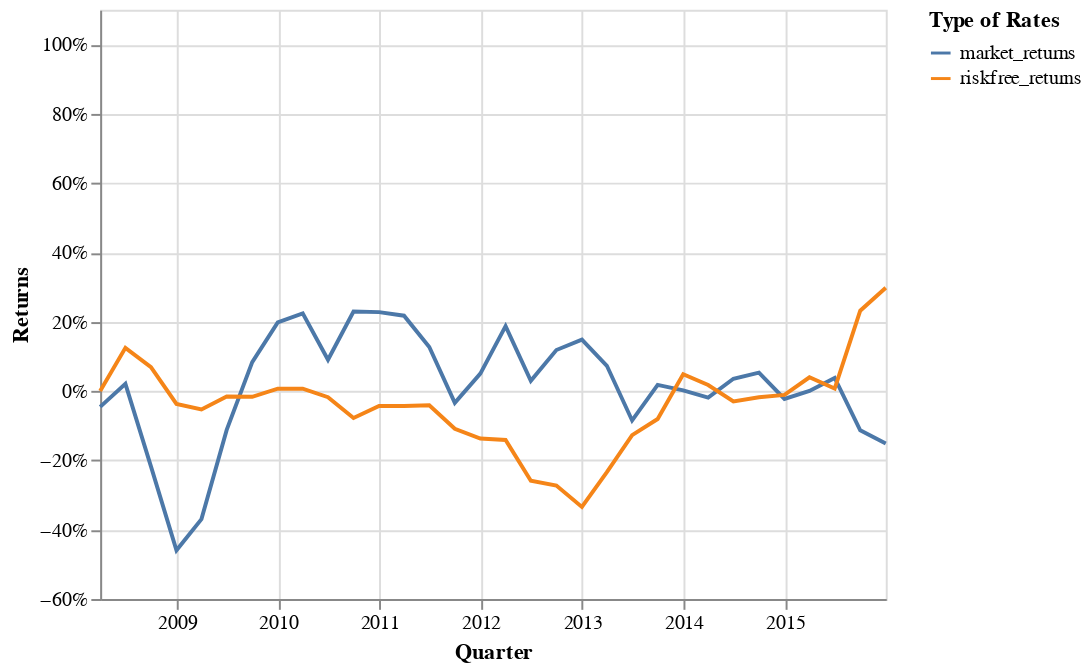

This figure's notebook cell:
### Markdown cell above
We can see that the returns of the market are high at the end of the period (a final return of 70%). But most of these returns comes from the period that comes from 2005 to 2008, where Brazil was living its best economic period ever. In 2008 the world financial crisis has its impact on the Brazilian market, reducing considerably the returns obtained in the market.

In the following image we analyze the returns obtained during the period that goes from 2008 to 2015. We can see how the final cumulative sum of the returns are negative (aprox. -20%). Since 2008 Brazil has been faced multiple external and internal events that impacted negatively on its public market of stocks. Some of the events are: the slowdown of the Chinese economy and fall in commodity prices that impactes the exportation of commodities, especially iron ore, petroleum, and soy, a sector in which the Brazilian economy depends on, [mensalao scandal](https://en.wikipedia.org/wiki/Mensal%C3%A3o_scandal), [Brazilian aviation crisis](https://en.wikipedia.org/wiki/2006%E2%80%9307_Brazilian_aviation_crisis), [TAM Linhas Aereas flight crash](https://en.wikipedia.org/wiki/TAM_Linhas_A%C3%A9reas_Flight_3054), [operation car wash](https://en.wikipedia.org/wiki/Operation_Car_Wash).

### Code cell
chart_market_factor_pd = pd.melt(market_factor_pd, 
        id_vars=['date'], 
        value_vars=['market_returns', 'riskfree_returns'], 
        var_name='rate_type', value_name='returns')

chart_market_factor_pd = chart_market_factor_pd[chart_market_factor_pd["date"] >= pd.to_datetime("2008-03-31")]

chart_market_factor_pd["cumsum_returns"] = \
    chart_market_factor_pd.groupby(['rate_type'])['returns'].cumsum()

returns_line = alt.Chart(chart_market_factor_pd). \
    mark_line(color="green").encode(
    x=alt.X('date', axis=alt.Axis(title='Quarter')),
    y=alt.Y('cumsum_returns', axis=alt.Axis(title='Returns', format='.0%'), 
            scale=alt.Scale(domain=(-0.6, 1.1))),
    color=alt.Color('rate_type', legend=alt.Legend(title="Type of Rates")))

returns_line

### Figure 1 — Vega-Lite specification as saved in the notebook (floating-point values rounded to 4 significant figures)
{"config": {"view": {"continuousWidth": 400, "continuousHeight": 300}}, "data": {"name": "data-d1758b4b787febec3c21b31b73ff8fe1"}, "mark": {"type": "line", "color": "green"}, "encoding": {"color": {"type": "nominal", "field": "rate_type", "legend": {"title": "Type of Rates"}}, "x": {"type": "temporal", "axis": {"title": "Quarter"}, "field": "date"}, "y": {"type": "quantitative", "axis": {"format": ".0%", "title": "Returns"}, "field": "cumsum_returns", "scale": {"domain": [-0.6, 1.1]}}}, "$schema": "https://vega.github.io/schema/vega-lite/v4.0.0.json", "datasets": {"data-d1758b4b787febec3c21b31b73ff8fe1": [{"date": "2008-03-31T00:00:00", "rate_type": "market_returns", "returns": -0.04568, "cumsum_returns": -0.04568}, {"date": "2008-06-30T00:00:00", "rate_type": "market_returns", "returns": 0.06643, "cumsum_returns": 0.02075}, {"date": "2008-09-30T00:00:00", "rate_type": "market_returns", "returns": -0.238, "cumsum_returns": -0.2173}, {"date": "2008-12-31T00:00:00", "rate_type": "market_returns", "returns": -0.242, "cumsum_returns": -0.4593}, {"date": "2009-03-31T00:00:00", "rate_type": "market_returns", "returns": 0.08991, "cumsum_returns": -0.3694}, {"date": "2009-06-30T00:00:00", "rate_type": "market_returns", "returns": 0.2575, "cumsum_returns": -0.1119}, {"date": "2009-09-30T00:00:00", "rate_type": "market_returns", "returns": 0.1953, "cumsum_returns": 0.08343}, {"date": "2009-12-31T00:00:00", "rate_type": "market_returns", "returns": 0.1149, "cumsum_returns": 0.1984}, {"date": "2010-03-31T00:00:00", "rate_type": "market_returns", "returns": 0.02601, "cumsum_returns": 0.2244}, {"date": "2010-06-30T00:00:00", "rate_type": "market_returns", "returns": -0.1341, "cumsum_returns": 0.09028}, {"date": "2010-09-30T00:00:00", "rate_type": "market_returns", "returns": 0.1394, "cumsum_returns": 0.2297}, {"date": "2010-12-31T00:00:00", "rate_type": "market_returns", "returns": -0.0018, "cumsum_returns": 0.2279}, {"date": "2011-03-31T00:00:00", "rate_type": "market_returns", "returns": -0.01036, "cumsum_returns": 0.2175}, {"date": "2011-06-30T00:00:00", "rate_type": "market_returns", "returns": -0.09015, "cumsum_returns": 0.1274}, {"date": "2011-09-30T00:00:00", "rate_type": "market_returns", "returns": -0.1615, "cumsum_returns": -0.03417}, {"date": "2011-12-31T00:00:00", "rate_type": "market_returns", "returns": 0.08466, "cumsum_returns": 0.0505}, {"date": "2012-03-31T00:00:00", "rate_type": "market_returns", "returns": 0.1367, "cumsum_returns": 0.1872}, {"date": "2012-06-30T00:00:00", "rate_type": "market_returns", "returns": -0.1574, "cumsum_returns": 0.02974}, {"date": "2012-09-30T00:00:00", "rate_type": "market_returns", "returns": 0.08869, "cumsum_returns": 0.1184}, {"date": "2012-12-31T00:00:00", "rate_type": "market_returns", "returns": 0.03001, "cumsum_returns": 0.1484}, {"date": "2013-03-31T00:00:00", "rate_type": "market_returns", "returns": -0.07547, "cumsum_returns": 0.07298}, {"date": "2013-06-30T00:00:00", "rate_type": "market_returns", "returns": -0.1578, "cumsum_returns": -0.08487}, {"date": "2013-09-30T00:00:00", "rate_type": "market_returns", "returns": 0.1029, "cumsum_returns": 0.01798}, {"date": "2013-12-31T00:00:00", "rate_type": "market_returns", "returns": -0.01588, "cumsum_returns": 0.002106}, {"date": "2014-03-31T00:00:00", "rate_type": "market_returns", "returns": -0.0212, "cumsum_returns": -0.01909}, {"date": "2014-06-30T00:00:00", "rate_type": "market_returns", "returns": 0.05461, "cumsum_returns": 0.03551}, {"date": "2014-09-30T00:00:00", "rate_type": "market_returns", "returns": 0.01783, "cumsum_returns": 0.05334}, {"date": "2014-12-31T00:00:00", "rate_type": "market_returns", "returns": -0.07593, "cumsum_returns": -0.02259}, {"date": "2015-03-31T00:00:00", "rate_type": "market_returns", "returns": 0.02286, "cumsum_returns": 0.0002697}, {"date": "2015-06-30T00:00:00", "rate_type": "market_returns", "returns": 0.03775, "cumsum_returns": 0.03802}, {"date": "2015-09-30T00:00:00", "rate_type": "market_returns", "returns": -0.1511, "cumsum_returns": -0.1131}, {"date": "2015-12-31T00:00:00", "rate_type": "market_returns", "returns": -0.03793, "cumsum_returns": -0.151}, {"date": "2008-03-31T00:00:00", "rate_type": "riskfree_returns", "returns": 0.0, "cumsum_returns": 0.0}, {"date": "2008-06-30T00:00:00", "rate_type": "riskfree_returns", "returns": 0.1247, "cumsum_returns": 0.1247}, {"date": "2008-09-30T00:00:00", "rate_type": "riskfree_returns", "returns": -0.05542, "cumsum_returns": 0.06923}, {"date": "2008-12-31T00:00:00", "rate_type": "riskfree_returns", "returns": -0.1063, "cumsum_returns": -0.03704}, {"date": "2009-03-31T00:00:00", "rate_type": "riskfree_returns", "returns": -0.01592, "cumsum_returns": -0.05296}, {"date": "2009-06-30T00:00:00", "rate_type": "riskfree_returns", "returns": 0.03722, "cumsum_returns": -0.01575}, {"date": "2009-09-30T00:00:00", "rate_type": "riskfree_returns", "returns": -0.00078, "cumsum_returns": -0.01653}, {"date": "2009-12-31T00:00:00", "rate_type": "riskfree_returns", "returns": 0.02338, "cumsum_returns": 0.006854}, {"date": "2010-03-31T00:00:00", "rate_type": "riskfree_returns", "returns": 0.0, "cumsum_returns": 0.006854}, {"date": "2010-06-30T00:00:00", "rate_type": "riskfree_returns", "returns": -0.02452, "cumsum_returns": -0.01767}, {"date": "2010-09-30T00:00:00", "rate_type": "riskfree_returns", "returns": -0.06006, "cumsum_returns": -0.07773}, {"date": "2010-12-31T00:00:00", "rate_type": "riskfree_returns", "returns": 0.03478, "cumsum_returns": -0.04295}, {"date": "2011-03-31T00:00:00", "rate_type": "riskfree_returns", "returns": 0.0, "cumsum_returns": -0.04295}, {"date": "2011-06-30T00:00:00", "rate_type": "riskfree_returns", "returns": 0.00201, "cumsum_returns": -0.04094}, {"date": "2011-09-30T00:00:00", "rate_type": "riskfree_returns", "returns": -0.06772, "cumsum_returns": -0.1087}, {"date": "2011-12-31T00:00:00", "rate_type": "riskfree_returns", "returns": -0.02832, "cumsum_returns": -0.137}, {"date": "2012-03-31T00:00:00", "rate_type": "riskfree_returns", "returns": -0.004074, "cumsum_returns": -0.1411}, {"date": "2012-06-30T00:00:00", "rate_type": "riskfree_returns", "returns": -0.1178, "cumsum_returns": -0.2588}, {"date": "2012-09-30T00:00:00", "rate_type": "riskfree_returns", "returns": -0.01361, "cumsum_returns": -0.2724}, {"date": "2012-12-31T00:00:00", "rate_type": "riskfree_returns", "returns": -0.06183, "cumsum_returns": -0.3342}, {"date": "2013-03-31T00:00:00", "rate_type": "riskfree_returns", "returns": 0.1002, "cumsum_returns": -0.234}, {"date": "2013-06-30T00:00:00", "rate_type": "riskfree_returns", "returns": 0.1069, "cumsum_returns": -0.1271}, {"date": "2013-09-30T00:00:00", "rate_type": "riskfree_returns", "returns": 0.04651, "cumsum_returns": -0.08058}, {"date": "2013-12-31T00:00:00", "rate_type": "riskfree_returns", "returns": 0.1291, "cumsum_returns": 0.04848}, {"date": "2014-03-31T00:00:00", "rate_type": "riskfree_returns", "returns": -0.03104, "cumsum_returns": 0.01744}, {"date": "2014-06-30T00:00:00", "rate_type": "riskfree_returns", "returns": -0.04727, "cumsum_returns": -0.02982}, {"date": "2014-09-30T00:00:00", "rate_type": "riskfree_returns", "returns": 0.01189, "cumsum_returns": -0.01793}, {"date": "2014-12-31T00:00:00", "rate_type": "riskfree_returns", "returns": 0.006888, "cumsum_returns": -0.01105}, {"date": "2015-03-31T00:00:00", "rate_type": "riskfree_returns", "returns": 0.0507, "cumsum_returns": 0.03966}, {"date": "2015-06-30T00:00:00", "rate_type": "riskfree_returns", "returns": -0.03255, "cumsum_returns": 0.007104}, {"date": "2015-09-30T00:00:00", "rate_type": "riskfree_returns", "returns": 0.2249, "cumsum_returns": 0.232}, {"date": "2015-12-31T00:00:00", "rate_type": "riskfree_returns", "returns": 0.06593, "cumsum_returns": 0.2979}]}}
